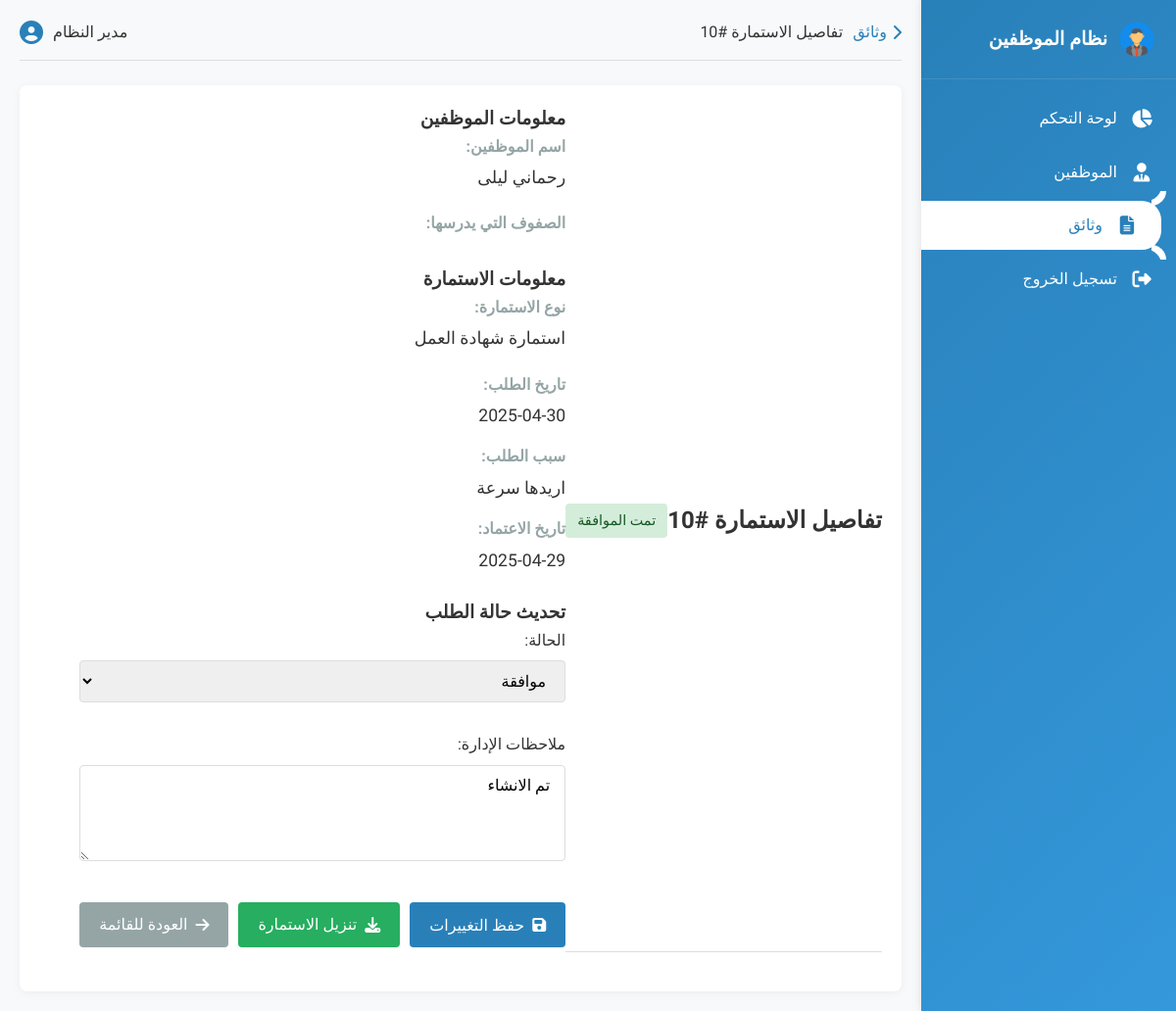
/admin/form_details/10 (signed in), run on the app's committed database.
### tables this page shows
CREATE TABLE form_requests (
            id INTEGER PRIMARY KEY AUTOINCREMENT,
            teacher_id INTEGER,
            form_type TEXT,
            reason TEXT,
            date TEXT,
            status TEXT DEFAULT 'pending',
            approval_date TEXT,
            form_path TEXT,
            admin_notes TEXT,
            FOREIGN KEY (teacher_id) REFERENCES teachers (id)
        );

CREATE TABLE teachers (
            id INTEGER PRIMARY KEY AUTOINCREMENT,
            username TEXT UNIQUE,
            password TEXT,
            name TEXT,
            years_taught TEXT,
            email TEXT,
            phone TEXT,
            is_admin INTEGER DEFAULT 0
        );

### teacher_form2.py (the view)
    def decorated_function(*args, **kwargs):
        if 'user_id' not in session:
            flash('يرجى تسجيل الدخول أولاً', 'error')
            return redirect(url_for('login'))
        if not session.get('is_admin'):
            flash('غير مصرح لك بالوصول إلى هذه الصفحة', 'error')
            return redirect(url_for('home'))
        return f(*args, **kwargs)

### teacher_form2.py (called while the page is built, shortened)
def admin_required(f):
    def decorated_function(*args, **kwargs):
        if 'user_id' not in session:
            flash('يرجى تسجيل الدخول أولاً', 'error')
            return redirect(url_for('login'))
        if not session.get('is_admin'):
            flash('غير مصرح لك بالوصول إلى هذه الصفحة', 'error')
            return redirect(url_for('home'))
        return f(*args, **kwargs)
    decorated_function.__name__ = f.__name__
    return decorated_function

@app.route('/admin/form_details/<int:form_id>', methods=['GET', 'POST'])
@admin_required
def admin_form_details(form_id):
    conn = sqlite3.connect('database.db')
    conn.row_factory = sqlite3.Row
    c = conn.cursor()
    c.execute("""
        SELECT fr.*, t.name as teacher_name, t.years_taught
        FROM form_requests fr
        JOIN teachers t ON fr.teacher_id = t.id
        WHERE fr.id = ?
    """, (form_id,))
    form_request = c.fetchone()
    conn.close()
    if not form_request:
        flash('الطلب غير موجود', 'error')
        return redirect(url_for('admin_forms'))
    return render_template('admin_form_details.html', form=form_request)

### templates/admin_form_details.html (shortened to what this page needs)
<!DOCTYPE html>
<html lang="ar" dir="rtl">
<head>
    <link rel="stylesheet" href="/static/css/admin.css">
    <link rel="stylesheet" href="https://cdnjs.cloudflare.com/ajax/libs/font-awesome/6.4.0/css/all.min.css">
</head>
<body>
    <div class="admin-container">
        <div class="sidebar">
            <div class="logo">
                <img src="/static/images/logo.png" alt="شعار النظام">
                <h2>نظام الموظفين</h2>
            </div>
            <ul class="nav-links">
                <li>
                    <a href="{{ url_for('admin_dashboard') }}">
                        <i class="fas fa-chart-pie"></i>
                        <span>لوحة التحكم</span>
                    </a>
                </li>
                <li>
                    <a href="{{ url_for('admin_teachers') }}">
                        <i class="fas fa-user-tie"></i>
                        <span>الموظفين</span>
                    </a>
                </li>
                <li class="active">
                    <a href="{{ url_for('admin_forms') }}">
                        <i class="fas fa-file-alt"></i>
                        <span>وثائق</span>
                    </a>
                </li>
                <li>
                    <a href="{{ url_for('logout') }}">
                        <i class="fas fa-sign-out-alt"></i>
                        <span>تسجيل الخروج</span>
                    </a>
                </li>
            </ul>
        </div>
        <div class="main-content">
            <div class="header">
                <div class="breadcrumb">
                    <a href="{{ url_for('admin_forms') }}">
                        <i class="fas fa-chevron-right"></i> وثائق
                    </a>
                    <span>تفاصيل الاستمارة #{{ form.id }}</span>
                </div>
                <div class="user-info">
                    <span>{{ session.name }}</span>
                    <i class="fas fa-user-circle"></i>
                </div>
            </div>
            <div class="card">
                <div class="card-header">
                    <h2>تفاصيل الاستمارة #{{ form.id }}</h2>
                    <div class="status-badge
                        {% if form.status == 'pending' %}status-pending
                        {% elif form.status == 'approved' %}status-approved
                        {% elif form.status == 'rejected' %}status-rejected{% endif %}">
                        {% if form.status == 'pending' %}قيد المراجعة
                        {% elif form.status == 'approved' %}تمت الموافقة
                        {% elif form.status == 'rejected' %}تم الرفض{% endif %}
                    </div>
                </div>
                <div class="card-body">
                    <div class="form-details">
                        <div class="details-section">
                            <h3>معلومات الموظفين</h3>
                            <div class="detail-row">
                                <div class="detail-item">
                                    <span class="detail-label">اسم الموظفين:</span>
                                    <span class="detail-value">{{ form.teacher_name }}</span>
                                </div>
                                <div class="detail-item">
                                    <span class="detail-label">الصفوف التي يدرسها:</span>
                                </div>
                            </div>
                        </div>
                        <div class="details-section">
                            <h3>معلومات الاستمارة</h3>
                            <div class="detail-row">
                                <div class="detail-item">
                                    <span class="detail-label">نوع الاستمارة:</span>
                                    <span class="detail-value">{{ form.form_type }}</span>
                                </div>
                                <div class="detail-item">
                                    <span class="detail-label">تاريخ الطلب:</span>
                                    <span class="detail-value">{{ form.date }}</span>
                                </div>
                            </div>
                            <div class="detail-row">
                                <div class="detail-item full-width">
                                    <span class="detail-label">سبب الطلب:</span>
                                    <span class="detail-value">{{ form.reason }}</span>
                                </div>
                            </div>
                            {% if form.approval_date %}
                            <div class="detail-row">
                                <div class="detail-item">
                                    <span class="detail-label">تاريخ الاعتماد:</span>
                                    <span class="detail-value">{{ form.approval_date }}</span>
                                </div>
                            </div>
                            {% endif %}
                        </div>
                        <form method="POST" action="{{ url_for('admin_form_details', form_id=form.id) }}" class="form-action">
                            <div class="details-section">
                                <h3>تحديث حالة الطلب</h3>
                                <div class="detail-row">
                                    <div class="form-group">
                                        <label for="status">الحالة:</label>
                                        <select name="status" id="status" class="form-control" required>
                                            <option value="approved" {% if form.status == 'approved' %}selected{% endif %}>موافقة</option>
                                        </select>
                                    </div>
                                </div>
                                <div class="detail-row">
                                    <div class="form-group full-width">
                                        <label for="admin_notes">ملاحظات الإدارة:</label>
                                        <textarea name="admin_notes" id="admin_notes" class="form-control" rows="4">{{ form.admin_notes }}</textarea>
                                    </div>
                                </div>
                                <div class="actions-row">
                                    <button type="submit" class="btn btn-primary">
                                        <i class="fas fa-save"></i> حفظ التغييرات
                                    </button>
                                    {% if form.status == 'approved' %}
                                    <a href="{{ url_for('download_form', form_id=form.id) }}" class="btn btn-success">
                                        <i class="fas fa-download"></i> تنزيل الاستمارة
                                    </a>
                                    {% endif %}
                                    <a href="{{ url_for('admin_forms') }}" class="btn btn-secondary">
                                        <i class="fas fa-arrow-right"></i> العودة للقائمة
                                    </a>
                                </div>
                            </div>
                        </form>
                    </div>
                </div>
            </div>
        </div>
    </div>
</body>
</html>

### static/css/admin.css (style rules this page uses)
* { margin: 0; padding: 0; box-sizing: border-box; font-family: 'Cairo', sans-serif; }
:root { --primary-color: #2980b9; --primary-light: #3498db; --primary-dark: #216694; --secondary-color: #27ae60; --danger-color: #e74c3c; --warning-color: #f39c12; --light-color: #f5f5f5; --dark-color: #333; --grey-color: #95a5a6; --grey-light: #ecf0f1; --border-color: #ddd; --blue-gradient: linear-gradient(135deg, #2980b9, #3498db); }
body { background-color: #f8f9fa; color: var(--dark-color); line-height: 1.6; direction: rtl; }
a { text-decoration: none; color: var(--primary-color); }
.admin-container { display: flex; min-height: 100vh; }
.sidebar { width: 260px; background: var(--blue-gradient); color: white; transition: all 0.3s ease; position: fixed; height: 100%; box-shadow: 0 0 10px rgba(0,0,0,0.1); z-index: 100; }
.logo { display: flex; align-items: center; padding: 20px; border-bottom: 1px solid rgba(255,255,255,0.1); }
.logo img { width: 40px; height: 40px; margin-left: 10px; }
.logo h2 { font-size: 1.2rem; font-weight: 600; }
.nav-links { list-style: none; padding: 15px 0; }
.nav-links li { margin-bottom: 5px; }
.nav-links li a { display: flex; align-items: center; padding: 12px 20px; color: white; transition: all 0.3s ease; }
.nav-links li.active a { background: white; color: var(--primary-color); border-radius: 0 20px 20px 0; margin-right: 15px; position: relative; }
.nav-links li.active a::before { content: ""; position: absolute; top: -15px; right: 0; height: 15px; width: 15px; background: transparent; border-bottom-right-radius: 15px; box-shadow: 5px 5px 0 white; }
.nav-links li.active a::after { content: ""; position: absolute; bottom: -15px; right: 0; height: 15px; width: 15px; background: transparent; border-top-right-radius: 15px; box-shadow: 5px -5px 0 white; }
.nav-links li a i { margin-left: 10px; font-size: 1.2rem; min-width: 30px; text-align: center; }
.main-content { flex: 1; margin-right: 260px; padding: 20px; transition: all 0.3s ease; }
.header { display: flex; justify-content: space-between; align-items: center; margin-bottom: 25px; padding-bottom: 15px; border-bottom: 1px solid var(--border-color); }
.user-info { display: flex; align-items: center; gap: 10px; }
.user-info i { font-size: 1.5rem; color: var(--primary-color); }
.card { background: white; border-radius: 8px; padding: 20px; box-shadow: 0 2px 10px rgba(0,0,0,0.05); display: flex; transition: all 0.3s ease; }
.status-approved { background-color: #d4edda; color: #155724; padding: 5px 10px; border-radius: 4px; font-size: 0.9rem; }
.form-group { margin-bottom: 15px; }
.form-group.full-width { grid-column: 1 / -1; }
label { display: block; margin-bottom: 8px; font-weight: 500; }
input[type="text"], input[type="email"], input[type="password"], select, textarea { width: 100%; padding: 10px 15px; border: 1px solid var(--border-color); border-radius: 4px; font-size: 1rem; transition: all 0.3s ease; }
.btn { padding: 10px 20px; border-radius: 4px; font-size: 1rem; cursor: pointer; transition: all 0.3s ease; display: inline-flex; align-items: center; gap: 8px; border: none; }
.btn-primary { background-color: var(--primary-color); color: white; }
.btn-secondary { background-color: var(--grey-color); color: white; }
.btn-success { background-color: var(--secondary-color); color: white; }
.breadcrumb { display: flex; align-items: center; gap: 10px; }
.breadcrumb a { display: flex; align-items: center; gap: 5px; }
.card-header { display: flex; justify-content: space-between; align-items: center; padding-bottom: 15px; margin-bottom: 20px; border-bottom: 1px solid var(--border-color); }
.status-badge { padding: 6px 12px; border-radius: 4px; font-size: 0.9rem; font-weight: 500; }
.details-section { margin-bottom: 25px; }
.detail-row { display: grid; grid-template-columns: repeat(auto-fit, minmax(250px, 1fr)); gap: 20px; margin-bottom: 15px; }
.detail-item { display: flex; flex-direction: column; }
.detail-item.full-width { grid-column: 1 / -1; }
.detail-label { font-weight: 600; color: var(--grey-color); margin-bottom: 5px; }
.detail-value { font-size: 1.1rem; }
.actions-row { display: flex; flex-wrap: wrap; gap: 10px; margin-top: 20px; }

### data on the page
form_requests: id "10", form_type "استمارة شهادة العمل", date "2025-04-30", reason "اريدها سرعة", approval_date "2025-04-29", status "موافقة", admin_notes "تم الانشاء"
teachers: teacher_name "رحماني ليلى"

### other printed values
{{ session.name }} "مدير النظام"
